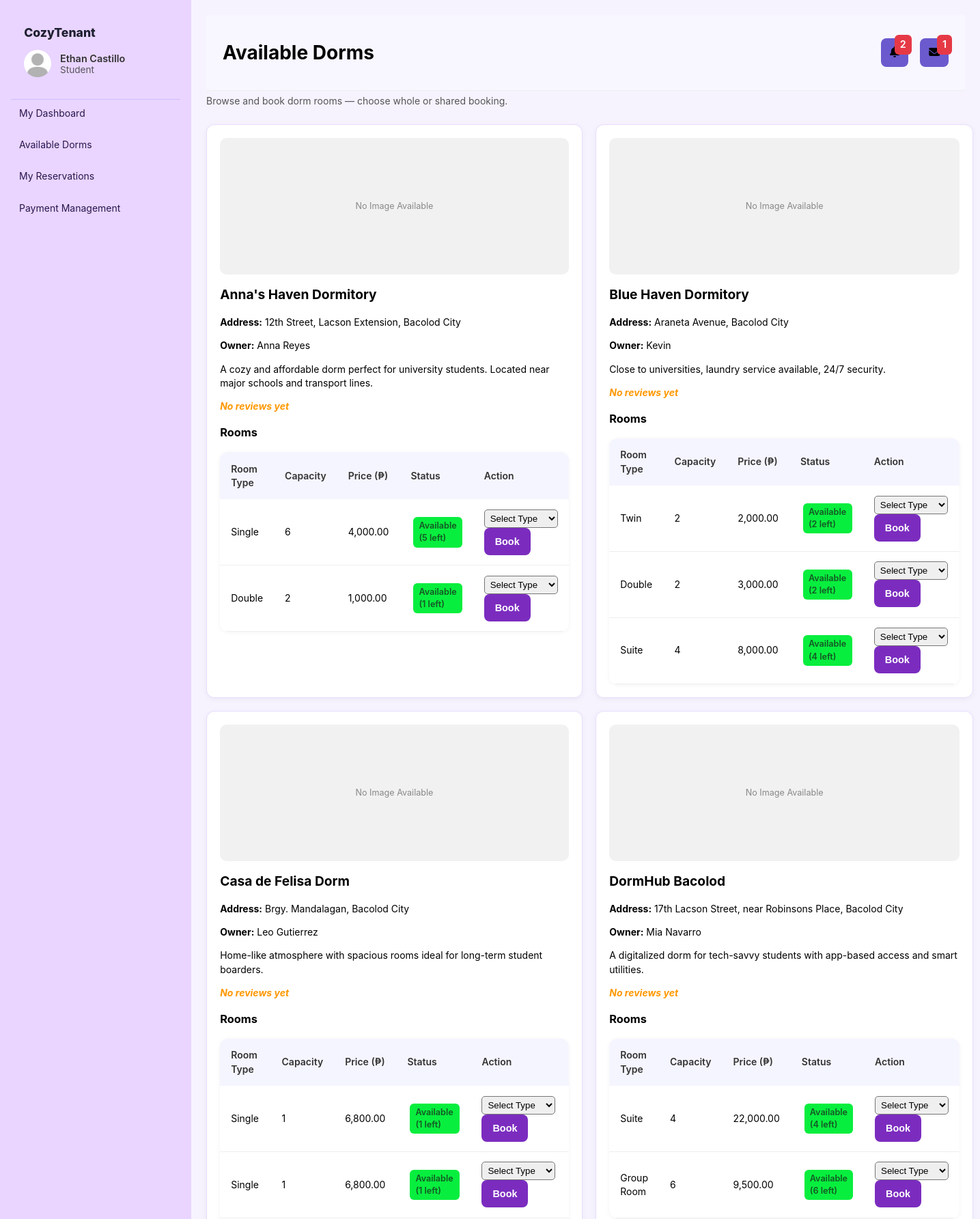
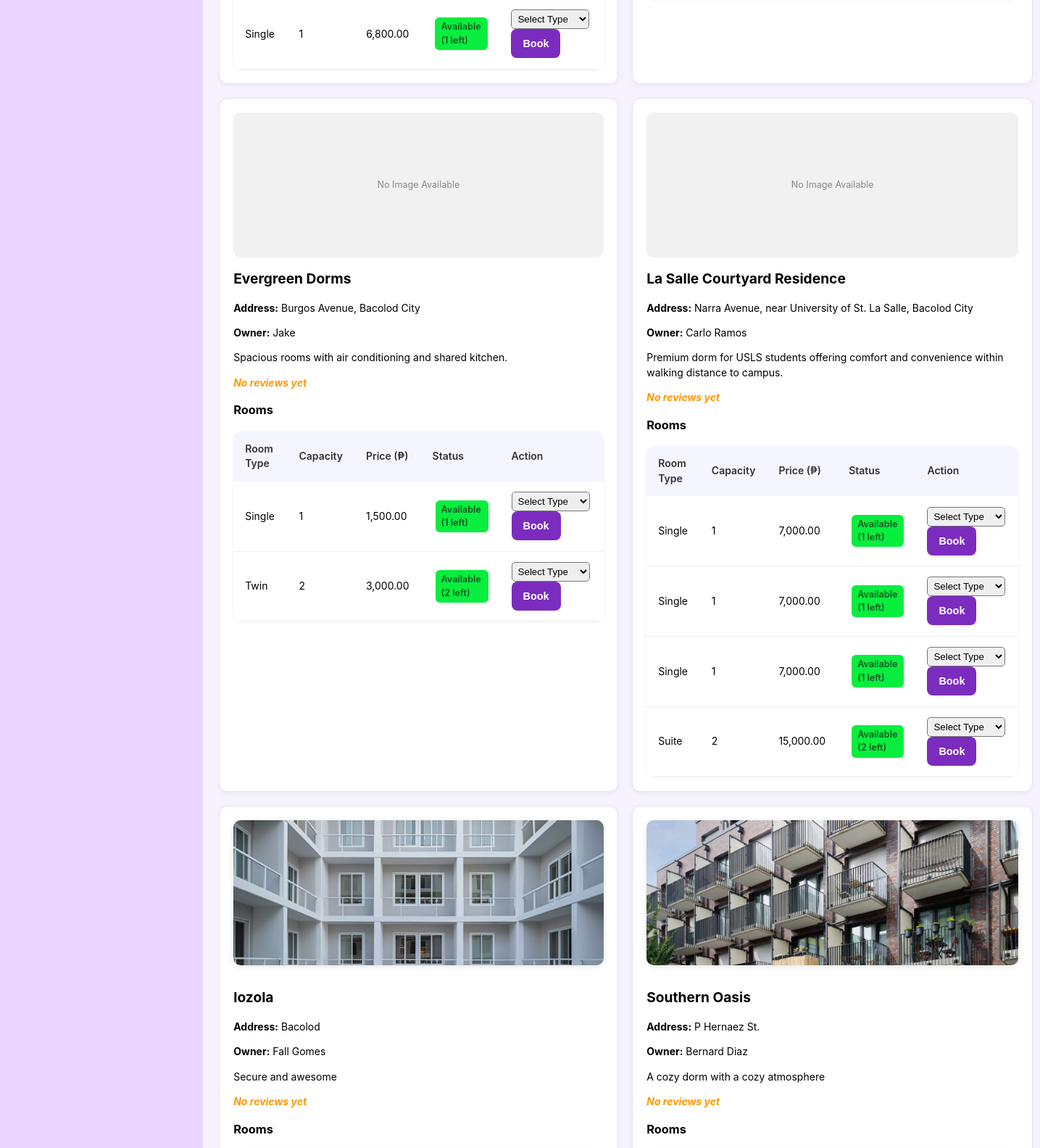
/Main/modules/available_dorms.php (signed in, upper part), run on the app's committed database (2 pictures, top to bottom).
### tables this page shows
CREATE TABLE `dormitories` (
  `dorm_id` int(11) NOT NULL,
  `owner_id` int(11) NOT NULL,
  `name` varchar(150) NOT NULL,
  `address` varchar(255) NOT NULL,
  `description` text DEFAULT NULL,
  `verified` tinyint(1) DEFAULT 0,
  `created_at` timestamp NOT NULL DEFAULT current_timestamp(),
  `latitude` decimal(10,8) DEFAULT NULL,
  `longitude` decimal(11,8) DEFAULT NULL,
  `status` enum('pending','verified','error') NOT NULL DEFAULT 'pending',
  `updated_at` timestamp NOT NULL DEFAULT current_timestamp() ON UPDATE current_timestamp(),
  `cover_image` varchar(255) DEFAULT NULL,
  `features` text DEFAULT NULL
);

CREATE TABLE `users` (
  `user_id` int(11) NOT NULL,
  `name` varchar(100) NOT NULL,
  `address` varchar(255) DEFAULT NULL,
  `email` varchar(150) NOT NULL,
  `password` varchar(255) NOT NULL,
  `role` enum('admin','owner','student') NOT NULL DEFAULT 'student',
  `created_at` timestamp NOT NULL DEFAULT current_timestamp(),
  `verified` tinyint(1) NOT NULL DEFAULT 0 COMMENT '0 = Pending, 1 = Verified, -1 = Rejected',
  `phone` varchar(20) DEFAULT NULL,
  `license_no` varchar(100) DEFAULT NULL,
  `profile_pic` varchar(255) DEFAULT NULL,
  `id_document` varchar(255) DEFAULT NULL
);

CREATE TABLE `rooms` (
  `room_id` int(11) NOT NULL,
  `dorm_id` int(11) NOT NULL,
  `room_type` varchar(100) NOT NULL,
  `capacity` int(11) NOT NULL,
  `size` varchar(50) DEFAULT NULL,
  `price` decimal(10,2) NOT NULL,
  `status` enum('vacant','occupied') NOT NULL DEFAULT 'vacant',
  `created_at` timestamp NOT NULL DEFAULT current_timestamp(),
  `room_number` varchar(50) DEFAULT NULL,
  `features` text DEFAULT NULL
);

### Main/modules/available_dorms.php (the view, shortened to what this page needs)
<?php
include __DIR__ . '/../partials/header.php';
$params = [];
$sql = "
    SELECT d.dorm_id, d.name AS dorm_name, d.address, d.description, d.cover_image,
           u.name AS owner_name,
           COALESCE(AVG(r.rating), 0) AS avg_rating,
           COUNT(r.review_id) AS total_reviews
    FROM dormitories d
    JOIN users u ON d.owner_id = u.user_id
    LEFT JOIN reviews r ON d.dorm_id = r.dorm_id AND r.status = 'approved'
    WHERE 1=1
";
$sql .= " GROUP BY d.dorm_id ORDER BY avg_rating DESC, d.name ASC";
$stmt = $pdo->prepare($sql);
$stmt->execute($params);
$dorms = $stmt->fetchAll(PDO::FETCH_ASSOC);
?>
<div class="page-header">
  <p>Browse and book dorm rooms — choose whole or shared booking.</p>
</div>
<div class="grid-2">
<?php foreach ($dorms as $dorm): ?>
  <div class="card">
    <?php if (!empty($dorm['cover_image']) && file_exists(__DIR__ . '/../uploads/' . $dorm['cover_image'])): ?>
      <img src="../uploads/<?= htmlspecialchars($dorm['cover_image']) ?>"
           alt="<?= htmlspecialchars($dorm['dorm_name']) ?>"
           class="dorm-image">
    <?php else: ?>
      <div class="no-image">
        <span>No Image Available</span>
      </div>
    <?php endif; ?>
    <h2><?= htmlspecialchars($dorm['dorm_name']) ?></h2>
    <p><strong>Address:</strong> <?= htmlspecialchars($dorm['address']) ?></p>
    <p><strong>Owner:</strong> <?= htmlspecialchars($dorm['owner_name']) ?></p>
    <p><?= nl2br(htmlspecialchars($dorm['description'])) ?></p>
    <div class="rating">
      <?php if ($dorm['total_reviews'] > 0): ?>
        <?php
          $stars = str_repeat("⭐", round($dorm['avg_rating']));
          if ($dorm['avg_rating'] < 5) $stars .= str_repeat("☆", 5 - round($dorm['avg_rating']));
        ?>
        <?= $stars ?> (<?= number_format($dorm['avg_rating'], 1) ?>/5)
        <small><?= $dorm['total_reviews'] ?> reviews</small>
      <?php else: ?>
        <em>No reviews yet</em>
      <?php endif; ?>
    </div>
    <h3>Rooms</h3>
    <table>
      <thead>
        <tr>
          <th>Room Type</th>
          <th>Capacity</th>
          <th>Price (₱)</th>
          <th>Status</th>
          <th>Action</th>
        </tr>
      </thead>
      <tbody>
        <?php
        $room_sql = "
          SELECT r.*,
            (SELECT COUNT(*) FROM bookings b
             WHERE b.room_id = r.room_id AND b.status IN ('pending','approved')) AS booked_count
          FROM rooms r
          WHERE r.dorm_id = ?
        ";
        $rooms = $pdo->prepare($room_sql);
        $rooms->execute([$dorm['dorm_id']]);
        $rooms = $rooms->fetchAll(PDO::FETCH_ASSOC);
        ?>
        <?php if ($rooms): ?>
          <?php foreach ($rooms as $room):
            $available_slots = $room['capacity'] - $room['booked_count'];
          ?>
          <tr>
            <td><?= htmlspecialchars($room['room_type']) ?></td>
            <td><?= htmlspecialchars($room['capacity']) ?></td>
            <td><?= number_format($room['price'], 2) ?></td>
            <td>
              <?php if ($available_slots > 0): ?>
                <span class="badge success">Available (<?= $available_slots ?> left)</span>
              <?php else: ?>
                <span class="badge error">Full</span>
              <?php endif; ?>
            </td>
            <td>
              <?php if ($available_slots > 0): ?>
                <form method="POST" style="display:inline;">
                  <label>
                    <select name="booking_type" required>
                      <option value="">Select Type</option>
                    </select>
                  </label>
                  <button type="submit" class="btn-primary">Book</button>
                </form>
              <?php else: ?>
                <em>N/A</em>
              <?php endif; ?>
            </td>
          </tr>
          <?php endforeach; ?>
        <?php else: ?>
          <tr><td colspan="5"><em>No rooms available</em></td></tr>
        <?php endif; ?>
      </tbody>
    </table>
  </div>
<?php endforeach; ?>
</div>
<?php include __DIR__ . '/../partials/footer.php'; ?>

### CAPSTONE (Sprint 1)/assets/style.css (style rules this page uses)
:root { --bg:#f6f3ff; --panel:#fff; --ink:#1f1147; --muted:#7a68b8; --primary:#8b5cf6; --primary-2:#a78bfa; --border:#eadcff; }
* { box-sizing:border-box }
body { margin:0;font:14px/1.45 Inter,system-ui,Segoe UI,Arial }
.card { background:var(--panel);border:1px solid var(--border);border-radius:16px;padding:18px }
.btn-primary { background: #7b2cbf; color: #fff; padding: 12px 16px; border: none; border-radius: 8px; cursor: pointer; font-weight: 600; transition: 0.2s ease; }
.card { background: #fff; padding: 1rem; border-radius: 10px; box-shadow: 0 2px 6px rgba(0,0,0,0.05); }

### CAPSTONE (Sprint 1)/assets/modules.css (style rules this page uses)
.page-header { display: flex; justify-content: space-between; align-items: center; margin-bottom: 1.5rem; }
.page-header p { color: #555; margin: 0.3rem 0 0; }
.grid-4, .grid-2 { display: grid; gap: 1.2rem; margin-bottom: 1.5rem; }
.grid-2 { grid-template-columns: repeat(2, 1fr); }
.card { background: #fff; border-radius: 12px; padding: 1.2rem; box-shadow: 0 2px 8px rgba(0,0,0,0.05); }
.card h2 { font-size: 1.2rem; margin-bottom: 1rem; }
table { width: 100%; border-collapse: collapse; margin-top: 1rem; }
thead { background: #f9f9f9; }
thead th { text-align: left; padding: 0.8rem; font-weight: 600; }
tbody tr { border-bottom: 1px solid #eee; }
tbody td { padding: 0.8rem; vertical-align: middle; }
.badge { display: inline-block; padding: 0.3rem 0.6rem; border-radius: 12px; font-size: 0.8rem; font-weight: 600; margin-left: 0.3rem; }
.badge.success { background: #d4edda; color: #155724; }
table { width: 100%; border-collapse: collapse; margin-top: 1rem; background: #fff; border-radius: 12px; overflow: hidden; box-shadow: 0 1px 6px rgba(0,0,0,0.05); }
thead { background: #f5f5ff; }
thead th { text-align: left; padding: 0.9rem 1rem; font-weight: 600; color: #333; }
tbody tr { border-bottom: 1px solid #eee; transition: background 0.2s; }
tbody td { padding: 0.9rem 1rem; vertical-align: middle; }
button, .btn { background: #4A3AFF; color: #fff; padding: 0.5rem 1.2rem; border: none; border-radius: 8px; font-size: 0.9rem; cursor: pointer; font-weight: 600; transition: background 0.2s ease; }
.badge { padding: 0.35rem 0.7rem; border-radius: 999px; font-size: 0.75rem; font-weight: 600; }

### Main/partials/header.php (style rules this page uses)
.badge { display:inline-block; background:#e63946; color:#fff; border-radius:50%; font-size:0.7em; padding:2px 6px; margin-left:4px; }

### Main/modules/available_dorms.php (style rules this page uses)
.rating { margin: 8px 0; font-weight: bold; color: #ff9800; }
.badge { padding: 4px 8px; border-radius: 6px; font-size: 0.9em; color: #fff; }
.badge.success { background: #08ee3e; }
select { padding: 4px; border-radius: 5px; }
.dorm-image { width: 100%; height: 200px; object-fit: cover; border-radius: 10px; margin-bottom: 10px; box-shadow: 0 2px 8px rgba(0,0,0,0.1); transition: transform 0.3s ease; }
.no-image { width: 100%; height: 200px; background: #f1f1f1; display: flex; align-items: center; justify-content: center; color: #888; font-size: 0.9em; border-radius: 10px; margin-bottom: 10px; }

### data on the page
dormitories: shows "No Image Available", name "Anna's Haven Dormitory", address "12th Street, Lacson Extension, Bacolod City", owner.name "Anna Reyes", description "A cozy and affordable dorm perfect for university students. Located near major schools and transport lines."
rooms: room_type "Single", capacity "6", price "4,000.00", available_slots "5"
rooms: room_type "Double", capacity "2", price "1,000.00", available_slots "1"
dormitories: shows "No Image Available", name "Blue Haven Dormitory", address "Araneta Avenue, Bacolod City", owner.name "Kevin", description "Close to universities, laundry service available, 24/7 security."
rooms: room_type "Twin", capacity "2", price "2,000.00"
rooms: room_type "Double", capacity "2", price "3,000.00"
rooms: room_type "Suite", capacity "4", price "8,000.00"
dormitories: shows "No Image Available", name "Casa de Felisa Dorm", address "Brgy. Mandalagan, Bacolod City", owner.name "Leo Gutierrez", description "Home-like atmosphere with spacious rooms ideal for long-term student boarders."
rooms: room_type "Single", capacity "1", price "6,800.00"
rooms: room_type "Single", capacity "1", price "6,800.00"
rooms: room_type "Single", capacity "1", price "6,800.00"
dormitories: shows "No Image Available", name "DormHub Bacolod", address "17th Lacson Street, near Robinsons Place, Bacolod City", owner.name "Mia Navarro", description "A digitalized dorm for tech-savvy students with app-based access and smart utilities."
rooms: room_type "Suite", capacity "4", price "22,000.00"
rooms: room_type "Group Room", capacity "6", price "9,500.00"
dormitories: shows "No Image Available", name "Evergreen Dorms", address "Burgos Avenue, Bacolod City", owner.name "Jake", description "Spacious rooms with air conditioning and shared kitchen."
rooms: room_type "Single", capacity "1", price "1,500.00"
rooms: room_type "Twin", capacity "2", price "3,000.00"
dormitories: shows "No Image Available", name "La Salle Courtyard Residence", address "Narra Avenue, near University of St. La Salle, Bacolod City", owner.name "Carlo Ramos", description "Premium dorm for USLS students offering comfort and convenience within walking distance to campus."
rooms: room_type "Single", capacity "1", price "7,000.00"
rooms: room_type "Single", capacity "1", price "7,000.00"
rooms: room_type "Single", capacity "1", price "7,000.00"
rooms: room_type "Suite", capacity "2", price "15,000.00"
dormitories: cover_image (picture), name "lozola", address "Bacolod", owner.name "Fall Gomes", description "Secure and awesome"
dormitories: cover_image (picture), name "Southern Oasis", address "P Hernaez St.", owner.name "Bernard Diaz", description "A cozy dorm with a cozy atmosphere"

### other printed values
$brand_title "CozyTenant"
$user['name'] "Ethan Castillo"
$user['role'] "Student"
$page_title "Available Dorms"
$unread_announcements "2"
$unread_count "1"
